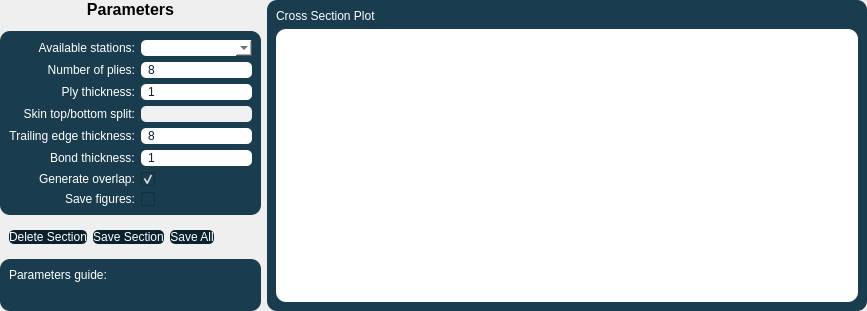
            <widget class="QWidget" name="skin_page">
             <property name="styleSheet">
              <string notr="true"/>
             </property>
             <layout class="QGridLayout" name="gridLayout_10">
              <property name="leftMargin">
               <number>0</number>
              </property>
              <property name="topMargin">
               <number>0</number>
              </property>
              <property name="rightMargin">
               <number>0</number>
              </property>
              <property name="bottomMargin">
               <number>0</number>
              </property>
              <item row="4" column="0" colspan="2">
               <widget class="QWidget" name="skin_zoomedgraph_widget" native="true">
                <property name="minimumSize">
                 <size>
                  <width>0</width>
                  <height>0</height>
                 </size>
                </property>
                <property name="styleSheet">
                 <string notr="true">QWidget{
	background-color:#193d4e;
	color:white;
	border-radius:10px;
}</string>
                </property>
                <layout class="QGridLayout" name="gridLayout_15">
                 <item row="1" column="0">
                  <widget class="QLabel" name="label_53">
                   <property name="sizePolicy">
                    <sizepolicy hsizetype="Ignored" vsizetype="Minimum">
                     <horstretch>0</horstretch>
                     <verstretch>0</verstretch>
                    </sizepolicy>
                   </property>
                   <property name="styleSheet">
                    <string notr="true"/>
                   </property>
                   <property name="text">
                    <string/>
                   </property>
                   <property name="pixmap">
                    <pixmap resource="resources.qrc">:/resources/images/skin_help.png</pixmap>
                   </property>
                   <property name="scaledContents">
                    <bool>true</bool>
                   </property>
                  </widget>
                 </item>
                 <item row="0" column="0">
                  <widget class="QLabel" name="label_51">
                   <property name="text">
                    <string>Parameters guide:</string>
                   </property>
                  </widget>
                 </item>
                </layout>
               </widget>
              </item>
              <item row="0" column="0" colspan="2">
               <widget class="QLabel" name="label_29">
                <property name="sizePolicy">
                 <sizepolicy hsizetype="MinimumExpanding" vsizetype="Preferred">
                  <horstretch>0</horstretch>
                  <verstretch>0</verstretch>
                 </sizepolicy>
                </property>
                <property name="font">
                 <font>
                  <pointsize>12</pointsize>
                  <bold>true</bold>
                 </font>
                </property>
                <property name="text">
                 <string>Parameters</string>
                </property>
                <property name="alignment">
                 <set>Qt::AlignmentFlag::AlignCenter</set>
                </property>
               </widget>
              </item>
              <item row="0" column="2" rowspan="5">
               <widget class="QWidget" name="skin_maingraph_widget" native="true">
                <property name="minimumSize">
                 <size>
                  <width>600</width>
                  <height>0</height>
                 </size>
                </property>
                <property name="styleSheet">
                 <string notr="true">QWidget{
	background-color:#193d4e;
	color:white;
	border-radius:10px;
}</string>
                </property>
                <layout class="QGridLayout" name="gridLayout_7">
                 <item row="0" column="0">
                  <widget class="QLabel" name="label_50">
                   <property name="text">
                    <string>Cross Section Plot</string>
                   </property>
                  </widget>
                 </item>
                 <item row="1" column="0">
                  <widget class="QWidget" name="skin_full_chart" native="true">
                   <property name="sizePolicy">
                    <sizepolicy hsizetype="Expanding" vsizetype="MinimumExpanding">
                     <horstretch>0</horstretch>
                     <verstretch>0</verstretch>
                    </sizepolicy>
                   </property>
                   <property name="styleSheet">
                    <string notr="true">QWidget{
	color:black;
	background-color:white;
}</string>
                   </property>
                   <layout class="QVBoxLayout" name="verticalLayout_10"/>
                  </widget>
                 </item>
                </layout>
               </widget>
              </item>
              <item row="3" column="0">
               <widget class="QWidget" name="widget_11" native="true">
                <property name="styleSheet">
                 <string notr="true">QPushButton{
	font:700 10pt;
	background-color: #0B212E;
	border-radius:5px;
	color:white;
	padding:0.25em 1em;
}

QPushButton:hover{
	background-color: rgba(0,0,0,0.2);
	color: #0B212E;
	font: 700;
}</string>
                </property>
                <layout class="QHBoxLayout" name="horizontalLayout_3">
                 <item>
                  <widget class="QPushButton" name="skin_delSection_button">
                   <property name="text">
                    <string>Delete Section</string>
                   </property>
                  </widget>
                 </item>
                 <item>
                  <widget class="QPushButton" name="skin_saveSection_button">
                   <property name="text">
                    <string>Save Section</string>
                   </property>
                  </widget>
                 </item>
                 <item>
                  <widget class="QPushButton" name="skin_saveAll_button">
                   <property name="toolTip">
                    <string>Save all stations at once.
Parameters are the same for all.</string>
                   </property>
                   <property name="text">
                    <string>Save All</string>
                   </property>
                  </widget>
                 </item>
                </layout>
               </widget>
              </item>
              <item row="2" column="0" colspan="2">
               <widget class="QWidget" name="widget_8" native="true">
                <property name="sizePolicy">
                 <sizepolicy hsizetype="MinimumExpanding" vsizetype="Preferred">
                  <horstretch>0</horstretch>
                  <verstretch>0</verstretch>
                 </sizepolicy>
                </property>
                <property name="styleSheet">
                 <string notr="true">QWidget{
	background-color:#193d4e;
	color:white;
	border-radius:10px;
}

QLineEdit{
	background-color:white;
	color: #0B212E;
	border-radius:5px;
	padding-left:5px;
}

QPushButton{
	background-color:white;
	color:#0B212E;
	padding: 0em 1.5em;
	border:none;
	border-radius:5px;
}

QPushButton:hover{
	background-color:rgba(255,255,255,0.5);
}

QCheckBox{
	border-radius:7px;
}

QComboBox{
	background-color:white;
	color:#0B212E;
	border-radius:5px;
}</string>
                </property>
                <layout class="QFormLayout" name="formLayout_4">
                 <property name="labelAlignment">
                  <set>Qt::AlignmentFlag::AlignRight|Qt::AlignmentFlag::AlignTrailing|Qt::AlignmentFlag::AlignVCenter</set>
                 </property>
                 <item row="0" column="0">
                  <widget class="QLabel" name="label_30">
                   <property name="text">
                    <string>Available stations:</string>
                   </property>
                   <property name="alignment">
                    <set>Qt::AlignmentFlag::AlignRight|Qt::AlignmentFlag::AlignTrailing|Qt::AlignmentFlag::AlignVCenter</set>
                   </property>
                   <property name="buddy">
                    <cstring>skin_liststations</cstring>
                   </property>
                  </widget>
                 </item>
                 <item row="0" column="1">
                  <widget class="QComboBox" name="skin_liststations">
                   <property name="sizePolicy">
                    <sizepolicy hsizetype="MinimumExpanding" vsizetype="Fixed">
                     <horstretch>0</horstretch>
                     <verstretch>0</verstretch>
                    </sizepolicy>
                   </property>
                   <property name="styleSheet">
                    <string notr="true">QComboBox QAbstractItemView {
    background-color: white;
    color: black;
    selection-background-color: #193d4e;  /* optional: highlight colour */
    selection-color: white;               /* text colour on highlight */
}</string>
                   </property>
                  </widget>
                 </item>
                 <item row="1" column="0">
                  <widget class="QLabel" name="label_31">
                   <property name="text">
                    <string>Number of plies:</string>
                   </property>
                   <property name="alignment">
                    <set>Qt::AlignmentFlag::AlignRight|Qt::AlignmentFlag::AlignTrailing|Qt::AlignmentFlag::AlignVCenter</set>
                   </property>
                   <property name="buddy">
                    <cstring>skin_nplies_input</cstring>
                   </property>
                  </widget>
                 </item>
                 <item row="1" column="1">
                  <widget class="QLineEdit" name="skin_nplies_input">
                   <property name="sizePolicy">
                    <sizepolicy hsizetype="Maximum" vsizetype="Fixed">
                     <horstretch>0</horstretch>
                     <verstretch>0</verstretch>
                    </sizepolicy>
                   </property>
                   <property name="text">
                    <string>8</string>
                   </property>
                  </widget>
                 </item>
                 <item row="2" column="0">
                  <widget class="QLabel" name="label_32">
                   <property name="text">
                    <string>Ply thickness:</string>
                   </property>
                   <property name="alignment">
                    <set>Qt::AlignmentFlag::AlignRight|Qt::AlignmentFlag::AlignTrailing|Qt::AlignmentFlag::AlignVCenter</set>
                   </property>
                   <property name="buddy">
                    <cstring>skin_plythickness_input</cstring>
                   </property>
                  </widget>
                 </item>
                 <item row="2" column="1">
                  <widget class="QLineEdit" name="skin_plythickness_input">
                   <property name="sizePolicy">
                    <sizepolicy hsizetype="Maximum" vsizetype="Fixed">
                     <horstretch>0</horstretch>
                     <verstretch>0</verstretch>
                    </sizepolicy>
                   </property>
                   <property name="text">
                    <string>1</string>
                   </property>
                  </widget>
                 </item>
                 <item row="3" column="0">
                  <widget class="QLabel" name="label_33">
                   <property name="text">
                    <string>Skin top/bottom split:</string>
                   </property>
                   <property name="alignment">
                    <set>Qt::AlignmentFlag::AlignRight|Qt::AlignmentFlag::AlignTrailing|Qt::AlignmentFlag::AlignVCenter</set>
                   </property>
                   <property name="buddy">
                    <cstring>skin_overlaptarget_input</cstring>
                   </property>
                  </widget>
                 </item>
                 <item row="3" column="1">
                  <widget class="QLineEdit" name="skin_overlaptarget_input">
                   <property name="sizePolicy">
                    <sizepolicy hsizetype="Maximum" vsizetype="Fixed">
                     <horstretch>0</horstretch>
                     <verstretch>0</verstretch>
                    </sizepolicy>
                   </property>
                   <property name="toolTip">
                    <string>Calculated (Non-editable)</string>
                   </property>
                   <property name="styleSheet">
                    <string notr="true">QLineEdit {
    background-color: #f0f0f0;   /* light grey background */
    color: #555555;              /* darker grey text */
    border-radius: 5px;
}</string>
                   </property>
                   <property name="readOnly">
                    <bool>true</bool>
                   </property>
                  </widget>
                 </item>
                 <item row="4" column="0">
                  <widget class="QLabel" name="label_34">
                   <property name="text">
                    <string>Trailing edge thickness:</string>
                   </property>
                   <property name="alignment">
                    <set>Qt::AlignmentFlag::AlignRight|Qt::AlignmentFlag::AlignTrailing|Qt::AlignmentFlag::AlignVCenter</set>
                   </property>
                   <property name="buddy">
                    <cstring>skin_tethickness_input</cstring>
                   </property>
                  </widget>
                 </item>
                 <item row="4" column="1">
                  <widget class="QLineEdit" name="skin_tethickness_input">
                   <property name="sizePolicy">
                    <sizepolicy hsizetype="Maximum" vsizetype="Fixed">
                     <horstretch>0</horstretch>
                     <verstretch>0</verstretch>
                    </sizepolicy>
                   </property>
                   <property name="text">
                    <string>8</string>
                   </property>
                  </widget>
                 </item>
                 <item row="7" column="0">
                  <widget class="QLabel" name="label_36">
                   <property name="text">
                    <string>Save figures:</string>
                   </property>
                   <property name="alignment">
                    <set>Qt::AlignmentFlag::AlignRight|Qt::AlignmentFlag::AlignTrailing|Qt::AlignmentFlag::AlignVCenter</set>
                   </property>
                   <property name="buddy">
                    <cstring>skin_savefig_input</cstring>
                   </property>
                  </widget>
                 </item>
                 <item row="7" column="1">
                  <widget class="QCheckBox" name="skin_savefig_input">
                   <property name="sizePolicy">
                    <sizepolicy hsizetype="Minimum" vsizetype="Fixed">
                     <horstretch>0</horstretch>
                     <verstretch>0</verstretch>
                    </sizepolicy>
                   </property>
                   <property name="minimumSize">
                    <size>
                     <width>0</width>
                     <height>0</height>
                    </size>
                   </property>
                   <property name="maximumSize">
                    <size>
                     <width>16777215</width>
                     <height>16777215</height>
                    </size>
                   </property>
                   <property name="text">
                    <string/>
                   </property>
                  </widget>
                 </item>
                 <item row="5" column="0">
                  <widget class="QLabel" name="label_54">
                   <property name="text">
                    <string>Bond thickness:</string>
                   </property>
                  </widget>
                 </item>
                 <item row="5" column="1">
                  <widget class="QLineEdit" name="skin_bond_input">
                   <property name="sizePolicy">
                    <sizepolicy hsizetype="Maximum" vsizetype="Fixed">
                     <horstretch>0</horstretch>
                     <verstretch>0</verstretch>
                    </sizepolicy>
                   </property>
                   <property name="text">
                    <string>1</string>
                   </property>
                  </widget>
                 </item>
                 <item row="6" column="0">
                  <widget class="QLabel" name="label_59">
                   <property name="text">
                    <string>Generate overlap:</string>
                   </property>
                  </widget>
                 </item>
                 <item row="6" column="1">
                  <widget class="QCheckBox" name="skin_jiggle_toggle">
                   <property name="text">
                    <string/>
                   </property>
                   <property name="checked">
                    <bool>true</bool>
                   </property>
                  </widget>
                 </item>
                </layout>
               </widget>
              </item>
             </layout>
            </widget>
